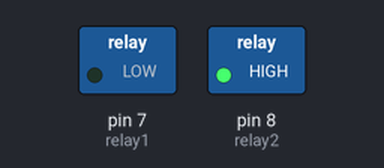
The sketch below on a simulated Arduino Uno, built with avr-gcc and run on an emulated ATmega328P. Parts: switched loads named in the sketch (green lamp = pin HIGH). Dashed ring = blinking.

Above: at 0.5 s.
Timing chart, 0 to 4.6 s (numbered marks = the images above):
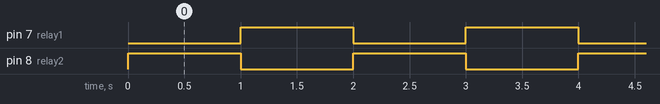

The sketch:

2relay.ino
```cpp
int relay1 = 7;
int relay2 =8;
void setup() {
 pinMode(relay1,OUTPUT);
 pinMode(relay2,OUTPUT);
}

void loop() {
  digitalWrite(relay1,LOW);
  digitalWrite(relay2,HIGH);
  delay(1000);
  digitalWrite(relay2,LOW);
  digitalWrite(relay1,HIGH);
  delay(1000);
}
```

Measured:
- by itself, pin 7 (relay1), pin 8 (relay2): alternates HIGH for 1.0 s and LOW for 1.0 s
